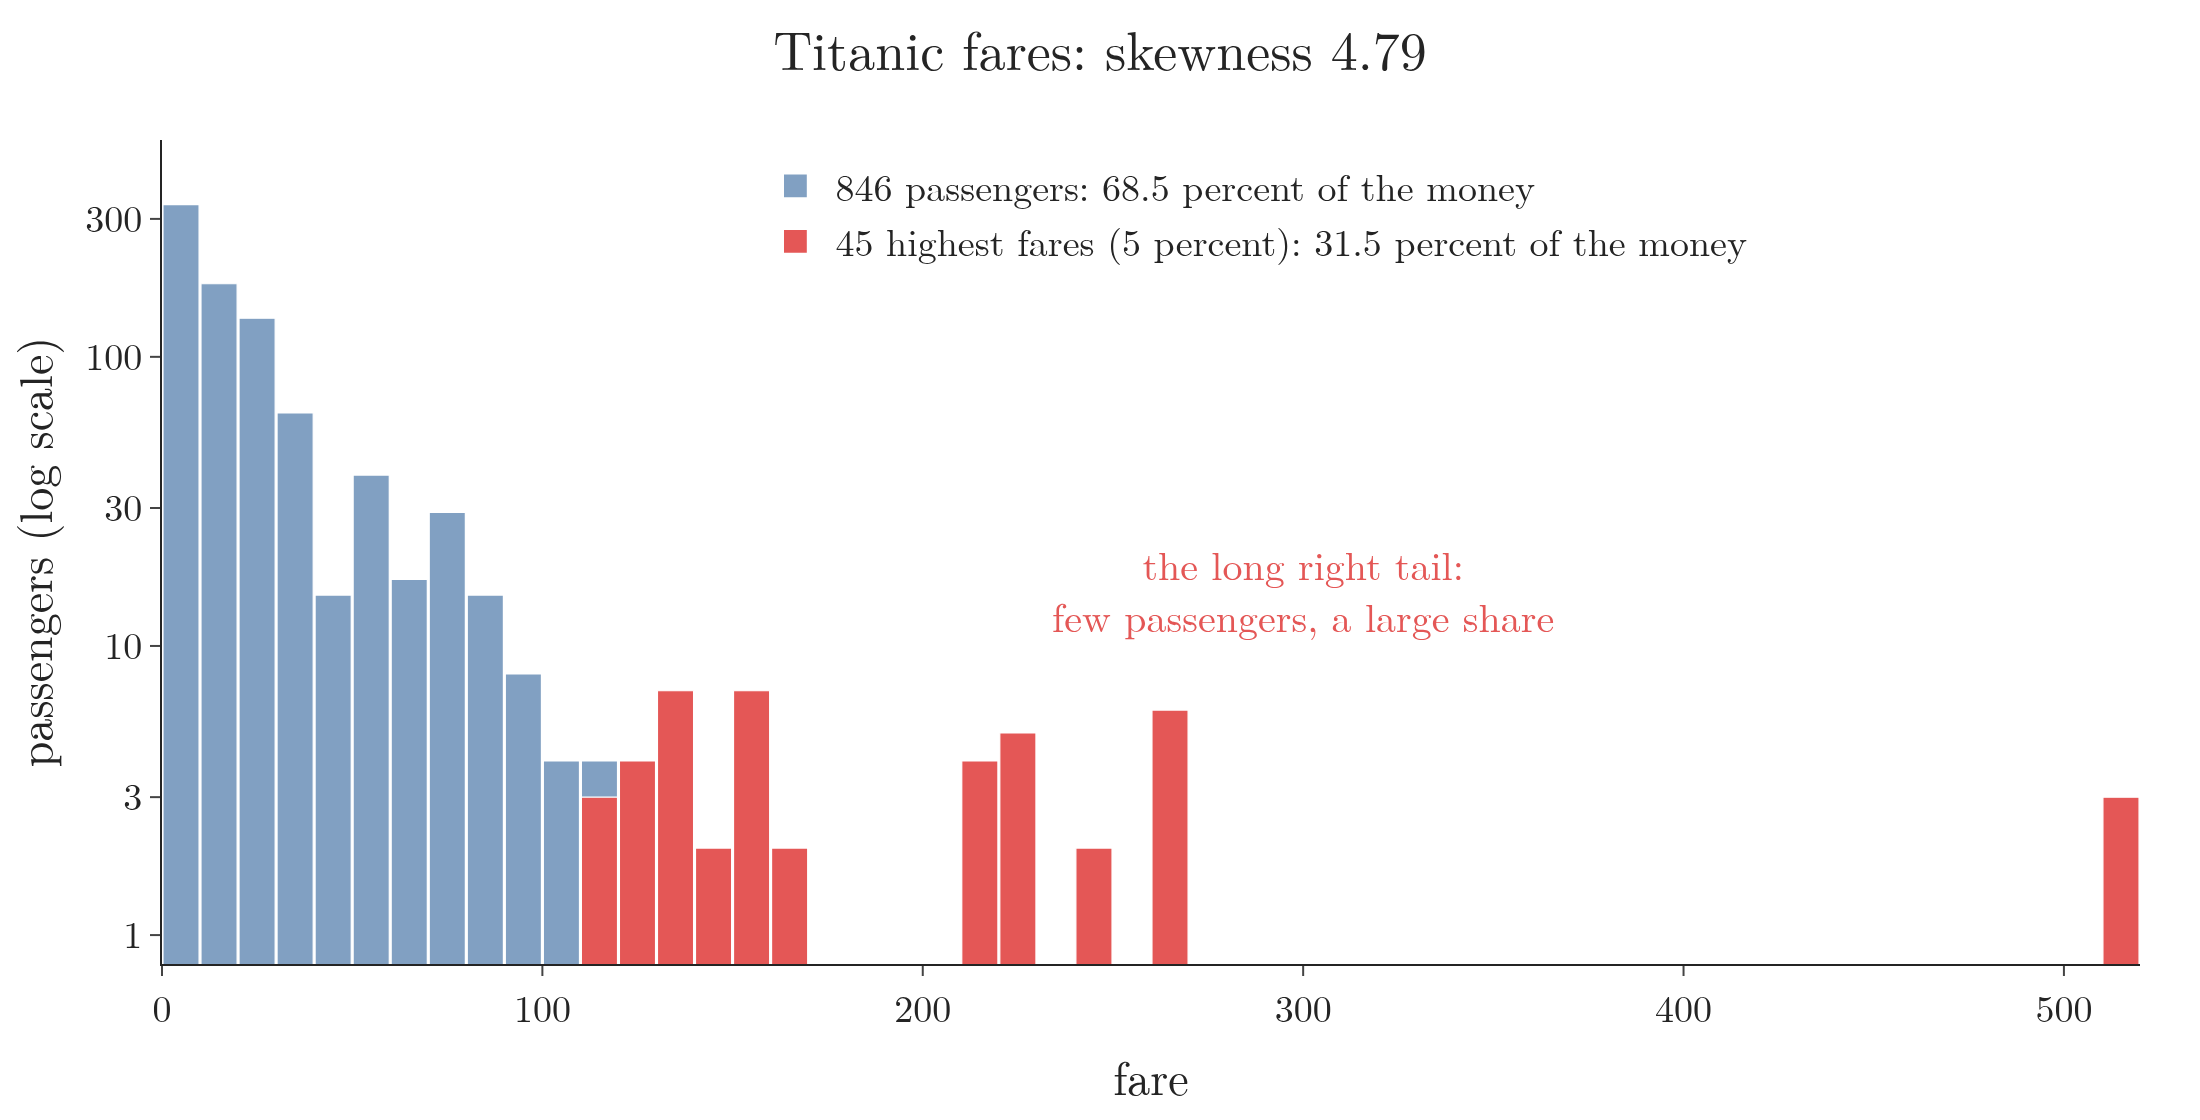

Source code (Python):
"""The long right tail of the Titanic fares: the 45 highest fares (top 5 percent of the 891 passengers, 113.28 and
above) paid 31.5 percent of all the money; the tail is rare but carries a large share."""
from pathlib import Path
import numpy as np
import pandas as pd
import plotly.graph_objects as go

here = Path(__file__).parent
fare = pd.read_csv(here.parent / "data" / "titanic_train.csv").Fare
top = fare.sort_values(ascending=False).iloc[:45]
share = top.sum() / fare.sum()
assert len(fare) == 891 and round(top.min(), 2) == 113.28 and round(share, 3) == 0.315 and round(fare.skew(), 2) == 4.79
cut = top.min()
fig = go.Figure()
fig.add_histogram(x=fare[fare < cut], xbins=dict(start=0, end=520, size=10), marker_color="rgba(76,120,168,0.7)",
                  name="846 passengers: 68.5 percent of the money")
fig.add_histogram(x=fare[fare >= cut], xbins=dict(start=0, end=520, size=10), marker_color="#E45756",
                  name="45 highest fares (5 percent): 31.5 percent of the money")
fig.add_annotation(x=300, y=1.2, text="the long right tail:<br>few passengers, a large share", showarrow=False,
                   ax=0, ay=-60, font=dict(size=20, color="#E45756"), arrowcolor="#E45756", arrowwidth=2)
fig.update_layout(template="simple_white", width=1100, height=560, font=dict(family="Latin Modern Roman", size=19),
                  barmode="overlay", bargap=0.05, title=dict(text="Titanic fares: skewness 4.79", x=0.5),
                  xaxis=dict(title="fare"), yaxis=dict(title="passengers (log scale)", type="log", range=[-0.1, 2.75], tickvals=[1, 3, 10, 30, 100, 300]),
                  legend=dict(x=0.3, y=0.99, bgcolor="rgba(255,255,255,0.85)"), margin=dict(l=80, r=30, t=70, b=70))
fig.write_image(here / "fare_tail.png", scale=2)
fig.write_image(here / "fare_tail.pdf")
